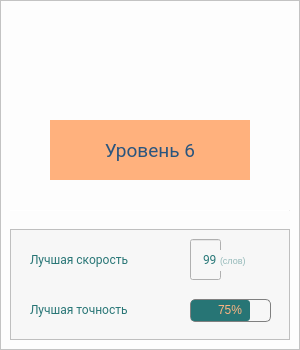
   <widget class="QFrame" name="frame_level_6">
    <property name="geometry">
     <rect>
      <x>150</x>
      <y>530</y>
      <width>300</width>
      <height>350</height>
     </rect>
    </property>
    <property name="styleSheet">
     <string notr="true">background-color: rgb(253, 253, 253);</string>
    </property>
    <property name="frameShape">
     <enum>QFrame::StyledPanel</enum>
    </property>
    <property name="frameShadow">
     <enum>QFrame::Raised</enum>
    </property>
    <widget class="QLabel" name="image_level_6">
     <property name="geometry">
      <rect>
       <x>10</x>
       <y>10</y>
       <width>281</width>
       <height>81</height>
      </rect>
     </property>
     <property name="text">
      <string/>
     </property>
     <property name="pixmap">
      <pixmap>Images/уровень6.jpg</pixmap>
     </property>
    </widget>
    <widget class="QLabel" name="name_level_6">
     <property name="geometry">
      <rect>
       <x>50</x>
       <y>120</y>
       <width>200</width>
       <height>60</height>
      </rect>
     </property>
     <property name="font">
      <font>
       <family>Roboto</family>
       <pointsize>14</pointsize>
       <stylestrategy>PreferDefault</stylestrategy>
      </font>
     </property>
     <property name="styleSheet">
      <string notr="true">color: rgb(42, 85, 126);
background-color: rgb(255, 177, 125);</string>
     </property>
     <property name="text">
      <string>Уровень 6</string>
     </property>
     <property name="alignment">
      <set>Qt::AlignCenter</set>
     </property>
    </widget>
    <widget class="QFrame" name="stat_level_6">
     <property name="geometry">
      <rect>
       <x>10</x>
       <y>229</y>
       <width>280</width>
       <height>111</height>
      </rect>
     </property>
     <property name="styleSheet">
      <string notr="true">background-color: rgb(247, 247, 247);</string>
     </property>
     <property name="frameShape">
      <enum>QFrame::StyledPanel</enum>
     </property>
     <property name="frameShadow">
      <enum>QFrame::Raised</enum>
     </property>
     <widget class="QLabel" name="spedd_level_6">
      <property name="geometry">
       <rect>
        <x>20</x>
        <y>10</y>
        <width>151</width>
        <height>41</height>
       </rect>
      </property>
      <property name="font">
       <font>
        <family>Roboto</family>
        <pointsize>9</pointsize>
       </font>
      </property>
      <property name="styleSheet">
       <string notr="true">color: rgb(39, 117, 117);</string>
      </property>
      <property name="text">
       <string>Лучшая скорость</string>
      </property>
     </widget>
     <widget class="QProgressBar" name="count_accuracy_level_6">
      <property name="geometry">
       <rect>
        <x>180</x>
        <y>70</y>
        <width>81</width>
        <height>23</height>
       </rect>
      </property>
      <property name="styleSheet">
       <string notr="true">QProgressBar{
	color: rgb(255, 180, 130);
    border: 1px solid  grey;
    border-radius: 5px;
    text-align: center
}
QProgressBar::chunk {
    background-color: rgb(39, 117, 117);;
	border-radius: 3px;
}</string>
      </property>
      <property name="value">
       <number>75</number>
      </property>
      <property name="alignment">
       <set>Qt::AlignCenter</set>
      </property>
      <property name="orientation">
       <enum>Qt::Horizontal</enum>
      </property>
      <property name="format">
       <string notr="true">%p%</string>
      </property>
     </widget>
     <widget class="QLabel" name="accuracy_level_6">
      <property name="geometry">
       <rect>
        <x>20</x>
        <y>70</y>
        <width>151</width>
        <height>21</height>
       </rect>
      </property>
      <property name="font">
       <font>
        <family>Roboto</family>
        <pointsize>9</pointsize>
       </font>
      </property>
      <property name="styleSheet">
       <string notr="true">color: rgb(39, 117, 117);</string>
      </property>
      <property name="text">
       <string>Лучшая точность</string>
      </property>
     </widget>
     <widget class="QLineEdit" name="count_spedd_level_6">
      <property name="geometry">
       <rect>
        <x>180</x>
        <y>10</y>
        <width>31</width>
        <height>41</height>
       </rect>
      </property>
      <property name="font">
       <font>
        <family>Roboto</family>
        <pointsize>9</pointsize>
       </font>
      </property>
      <property name="styleSheet">
       <string notr="true">color: rgb(40, 120, 120);</string>
      </property>
      <property name="text">
       <string>99</string>
      </property>
      <property name="alignment">
       <set>Qt::AlignRight|Qt::AlignTrailing|Qt::AlignVCenter</set>
      </property>
      <property name="readOnly">
       <bool>true</bool>
      </property>
     </widget>
     <widget class="QLabel" name="symbols_in_minute_level_6">
      <property name="geometry">
       <rect>
        <x>210</x>
        <y>21</y>
        <width>47</width>
        <height>21</height>
       </rect>
      </property>
      <property name="font">
       <font>
        <pointsize>7</pointsize>
       </font>
      </property>
      <property name="styleSheet">
       <string notr="true">color: rgba(39, 117, 117, 120);</string>
      </property>
      <property name="text">
       <string>(слов)</string>
      </property>
     </widget>
    </widget>
    <widget class="Line" name="separator_level_6">
     <property name="geometry">
      <rect>
       <x>10</x>
       <y>210</y>
       <width>280</width>
       <height>1</height>
      </rect>
     </property>
     <property name="styleSheet">
      <string notr="true">background-color: rgb(239, 239, 239);</string>
     </property>
     <property name="orientation">
      <enum>Qt::Horizontal</enum>
     </property>
    </widget>
   </widget>
